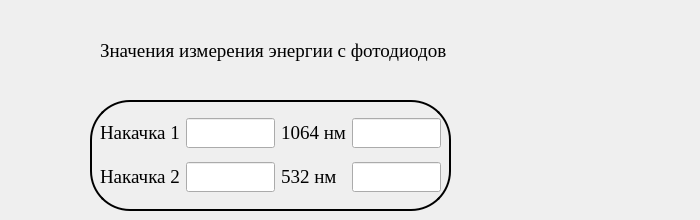
    <widget class="QWidget" name="tab_3">
     <property name="font">
      <font>
       <family>Georgia</family>
       <pointsize>14</pointsize>
      </font>
     </property>
     <attribute name="title">
      <string>Энергия</string>
     </attribute>
     <widget class="QLabel" name="label_63">
      <property name="geometry">
       <rect>
        <x>100</x>
        <y>30</y>
        <width>591</width>
        <height>41</height>
       </rect>
      </property>
      <property name="font">
       <font>
        <family>Georgia</family>
        <pointsize>14</pointsize>
       </font>
      </property>
      <property name="text">
       <string>Значения измерения энергии с фотодиодов</string>
      </property>
     </widget>
     <widget class="QFrame" name="frame_6">
      <property name="geometry">
       <rect>
        <x>90</x>
        <y>100</y>
        <width>361</width>
        <height>111</height>
       </rect>
      </property>
      <property name="font">
       <font>
        <family>Georgia</family>
        <pointsize>14</pointsize>
       </font>
      </property>
      <property name="styleSheet">
       <string notr="true">QFrame#frame_6 {
	border: 2px solid;
	border-radius: 40px;
}</string>
      </property>
      <property name="frameShape">
       <enum>QFrame::StyledPanel</enum>
      </property>
      <property name="frameShadow">
       <enum>QFrame::Raised</enum>
      </property>
      <widget class="QWidget" name="gridLayoutWidget_3">
       <property name="geometry">
        <rect>
         <x>10</x>
         <y>10</y>
         <width>341</width>
         <height>91</height>
        </rect>
       </property>
       <property name="font">
        <font>
         <family>Georgia</family>
         <pointsize>14</pointsize>
        </font>
       </property>
       <layout class="QGridLayout" name="gridLayout_6">
        <item row="0" column="0">
         <widget class="QLabel" name="label_64">
          <property name="font">
           <font>
            <family>Georgia</family>
            <pointsize>14</pointsize>
           </font>
          </property>
          <property name="text">
           <string>Накачка 1</string>
          </property>
         </widget>
        </item>
        <item row="0" column="4">
         <widget class="QLineEdit" name="lineEdit_4">
          <property name="enabled">
           <bool>true</bool>
          </property>
          <property name="font">
           <font>
            <family>Georgia</family>
            <pointsize>14</pointsize>
           </font>
          </property>
          <property name="readOnly">
           <bool>true</bool>
          </property>
         </widget>
        </item>
        <item row="1" column="0">
         <widget class="QLabel" name="label_65">
          <property name="font">
           <font>
            <family>Georgia</family>
            <pointsize>14</pointsize>
           </font>
          </property>
          <property name="text">
           <string>Накачка 2</string>
          </property>
         </widget>
        </item>
        <item row="1" column="3">
         <widget class="QLabel" name="label_67">
          <property name="font">
           <font>
            <family>Georgia</family>
            <pointsize>14</pointsize>
           </font>
          </property>
          <property name="text">
           <string>532 нм</string>
          </property>
         </widget>
        </item>
        <item row="0" column="1">
         <widget class="QLineEdit" name="lineEdit_2">
          <property name="enabled">
           <bool>true</bool>
          </property>
          <property name="font">
           <font>
            <family>Georgia</family>
            <pointsize>14</pointsize>
           </font>
          </property>
          <property name="text">
           <string/>
          </property>
          <property name="readOnly">
           <bool>true</bool>
          </property>
         </widget>
        </item>
        <item row="0" column="3">
         <widget class="QLabel" name="label_66">
          <property name="font">
           <font>
            <family>Georgia</family>
            <pointsize>14</pointsize>
           </font>
          </property>
          <property name="text">
           <string>1064 нм</string>
          </property>
         </widget>
        </item>
        <item row="1" column="4">
         <widget class="QLineEdit" name="lineEdit">
          <property name="enabled">
           <bool>true</bool>
          </property>
          <property name="minimumSize">
           <size>
            <width>0</width>
            <height>0</height>
           </size>
          </property>
          <property name="font">
           <font>
            <family>Georgia</family>
            <pointsize>14</pointsize>
           </font>
          </property>
          <property name="styleSheet">
           <string notr="true"/>
          </property>
          <property name="readOnly">
           <bool>true</bool>
          </property>
         </widget>
        </item>
        <item row="1" column="1">
         <widget class="QLineEdit" name="lineEdit_3">
          <property name="enabled">
           <bool>true</bool>
          </property>
          <property name="font">
           <font>
            <family>Georgia</family>
            <pointsize>14</pointsize>
           </font>
          </property>
          <property name="readOnly">
           <bool>true</bool>
          </property>
         </widget>
        </item>
        <item row="0" column="2">
         <spacer name="horizontalSpacer_13">
          <property name="font">
           <font>
            <family>Georgia</family>
            <pointsize>14</pointsize>
           </font>
          </property>
          <property name="orientation">
           <enum>Qt::Horizontal</enum>
          </property>
          <property name="sizeHint" stdset="0">
           <size>
            <width>40</width>
            <height>20</height>
           </size>
          </property>
         </spacer>
        </item>
        <item row="1" column="2">
         <spacer name="horizontalSpacer_14">
          <property name="font">
           <font>
            <family>Georgia</family>
            <pointsize>14</pointsize>
           </font>
          </property>
          <property name="orientation">
           <enum>Qt::Horizontal</enum>
          </property>
          <property name="sizeHint" stdset="0">
           <size>
            <width>40</width>
            <height>20</height>
           </size>
          </property>
         </spacer>
        </item>
       </layout>
      </widget>
     </widget>
    </widget>
